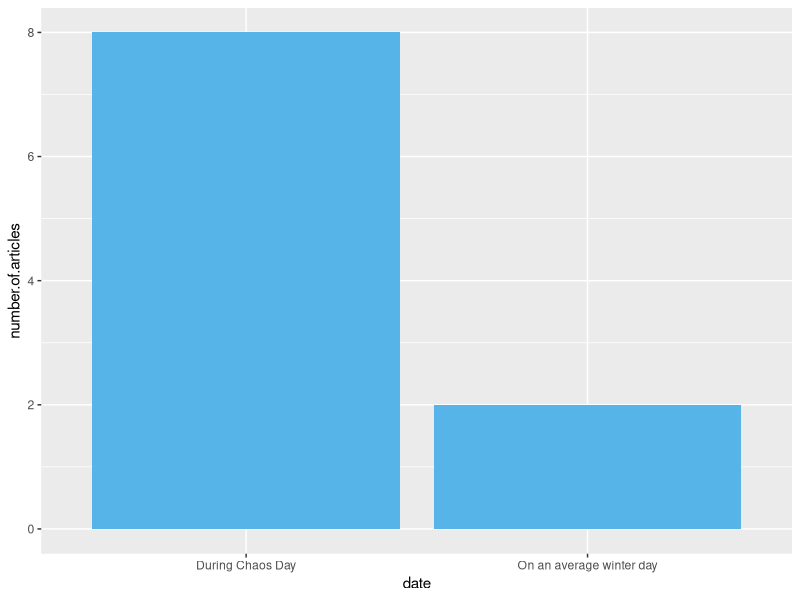

Generate this figure with R:
## ---- chunk 1
coldnews <- read.csv('Gary-ggs2121/newscold3.csv', header = TRUE)
coldnews <- coldnews[-1]

if (!require("ggplot2")) {
  install.packages("ggplot2")
}
library("ggplot2")
ggplot(coldnews, aes(date,y = number.of.articles)) + geom_bar(stat = "identity", fill="#56B4E9")
